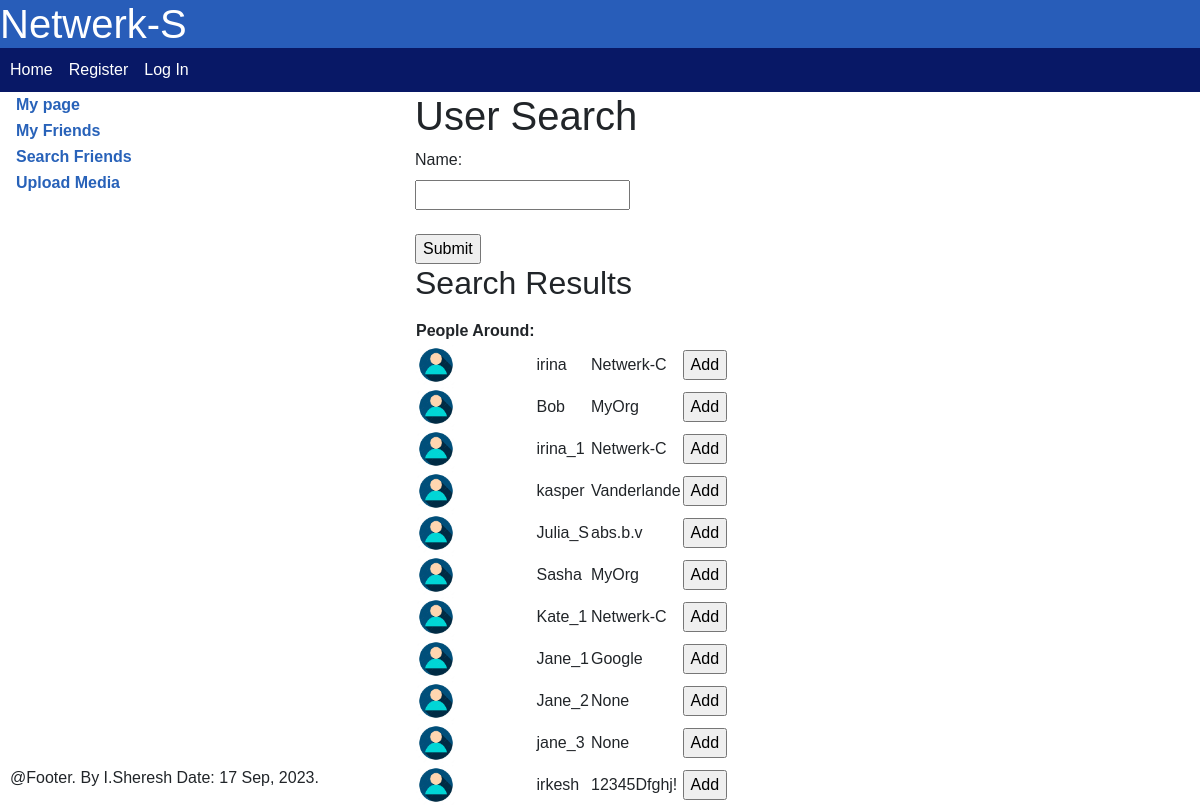
Before: /search_friends/ with the older database file.
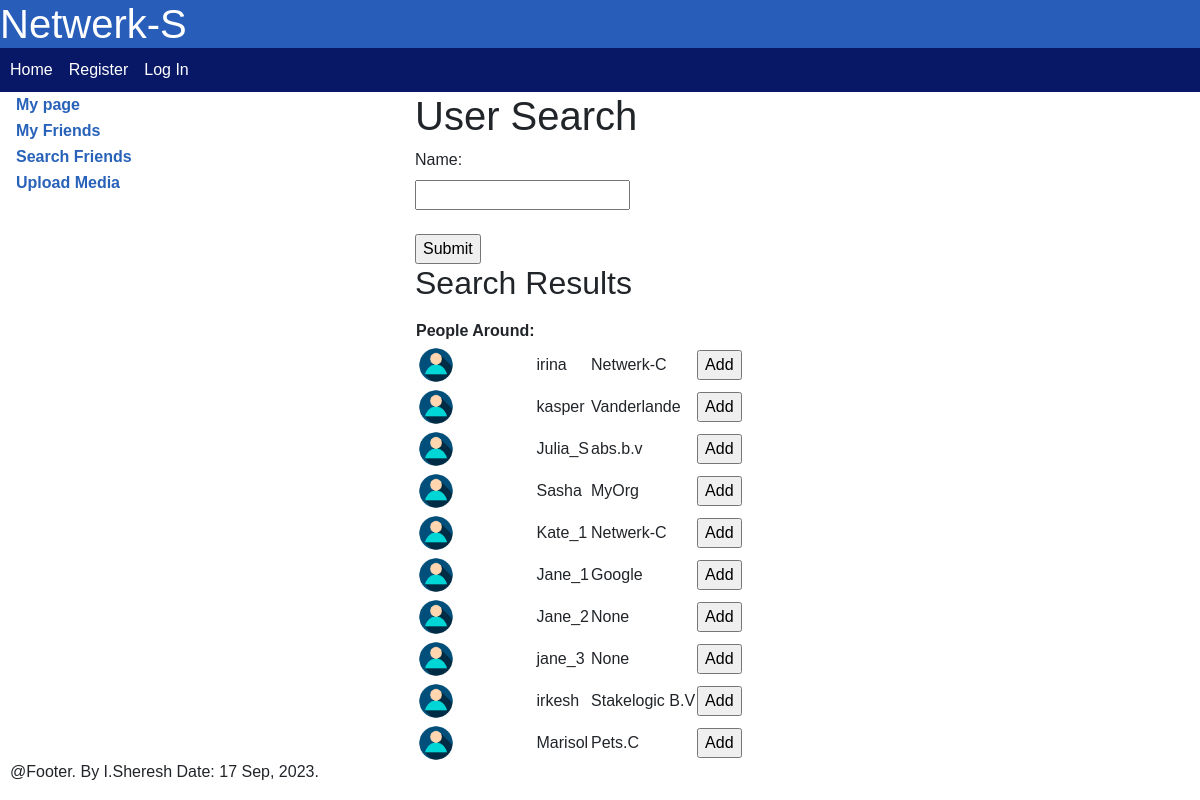
After: the same page with the newer database file.
### social/models.py (models this page shows, shortened)
class AppUser(models.Model):
    user = models.OneToOneField(User, on_delete=models.CASCADE)
    bio = models.TextField(blank=True)
    profileimg = models.ImageField(upload_to='profile_images', default='blank-profile-picture.png')
    organisation = models.CharField(max_length=256, null=True, blank=True)
    location = models.CharField(max_length=100, blank=True)
    friends = models.ManyToManyField('self', blank=True, symmetrical=False)

### social/views.py (the view)
# urls.py: path('search_friends/', views.appUserList, name='search_friends'),
def appUserList(request):
    search_users=[]
    current_user_id = request.user.id
    friendships = Friendship.objects.filter(
        Q(sender_id=current_user_id, status__iexact="accepted") |
        Q(receiver_id=current_user_id, status__iexact="accepted")
    )
    other_user_ids = []
    for friendship in friendships:
        if friendship.sender_id != current_user_id:
            other_user_ids.append(friendship.sender_id)
        if friendship.receiver_id != current_user_id:
            other_user_ids.append(friendship.receiver_id)
    other_user_ids = list(set(other_user_ids))
    if request.method == 'POST':
        form = UserSearchForm(request.POST)
        if form.is_valid():
            friend_name = form.cleaned_data['friend_name']
            users = User.objects.filter(username__icontains=friend_name)
            user_instances = users.all()  # or users.iterator() for memory-efficient retrieval
            appUsers = AppUser.objects.filter(user__in=user_instances)
        else:
            appUsers = AppUser.objects.exclude(id__in=other_user_ids)[:12]
    else:
        form = UserSearchForm()
        appUsers = AppUser.objects.exclude(id__in=other_user_ids)[:12]
    return render(request, 'social/search_friends.html', {'appusers': appUsers, 'search_users': search_users})

### social/templatetags/my_tags.py (called while the page is built)
@register.simple_tag
def todays_date():
    return datetime.datetime.now().strftime("%d %b, %Y")

### social/templates/social/search_friends.html (shortened to what this page needs)
{% extends "./base.html" %}
{% load bootstrap4 %}
{% block content %}
    <h1>User Search</h1>
    <form  method="POST"  enctype="multipart/form-data">
      <label for="friend_name">Name:</label><br>
      <input type="text" id="friend_name" name="friend_name"><br><br>
      <input type="submit" value="Submit">
    </form>
    {% if not search_users.empty %}
    <h2>Search Results</h2>
    {% endif %}
    <table>
      <tr><th>People Around:</th></tr>
      {% for appuser in appusers %}
      <tr>
          {% if appuser.user != user%}
          <td><img src="../static/media/user_placeholder.jpg" alt="Avatar" width="40px" height="40px"></td>
          <td>{{appuser.user.username}}</td>
          <td>{{appuser.organisation}}</td>
          <td>
            <form method="post" action="{% url 'send_friend_request' appuser.user.id %}">
                <input type="submit" value="Add">
            </form>
          </td>
          {%endif %}
      </tr>
      {% endfor %}
    </table>
{% endblock %}

Changed rows visible on the page:
removed AppUser: user.username "Bob", organisation "MyOrg"
removed AppUser: user.username "irina_1", organisation "Netwerk-C"
changed AppUser "irkesh": organisation "12345Dfghj!" → "Stakelogic B.V"
added AppUser: user.username "Marisol", organisation "Pets.C"
